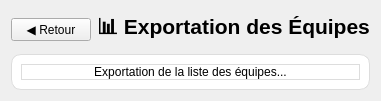
      <widget class="QWidget" name="pageExportEquipes">
       <layout class="QVBoxLayout" name="layoutExportEquipes">
        <item>
         <layout class="QHBoxLayout" name="headerExportEquipe">
          <item>
           <widget class="QPushButton" name="btnRetourExportEquipe">
            <property name="text">
             <string>◀ Retour</string>
            </property>
           </widget>
          </item>
          <item>
           <widget class="QLabel" name="labelTitleExportEquipe">
            <property name="font">
             <font>
              <pointsize>16</pointsize>
              <bold>true</bold>
             </font>
            </property>
            <property name="text">
             <string>📊 Exportation des Équipes</string>
            </property>
           </widget>
          </item>
          <item>
           <spacer name="spacerExportEquipe">
            <property name="orientation">
             <enum>Qt::Orientation::Horizontal</enum>
            </property>
            <property name="sizeHint" stdset="0">
             <size>
              <width>0</width>
              <height>0</height>
             </size>
            </property>
           </spacer>
          </item>
         </layout>
        </item>
        <item>
         <widget class="QFrame" name="frameExportEquipePlaceholder">
          <property name="styleSheet">
           <string notr="true">background-color: white; border-radius: 10px; border: 1px solid #ddd;</string>
          </property>
          <layout class="QVBoxLayout" name="layoutExportEquipeContent">
           <item>
            <widget class="QLabel" name="labelExportEquipeMsg">
             <property name="text">
              <string>Exportation de la liste des équipes...</string>
             </property>
             <property name="alignment">
              <set>Qt::AlignmentFlag::AlignCenter</set>
             </property>
            </widget>
           </item>
          </layout>
         </widget>
        </item>
       </layout>
      </widget>
